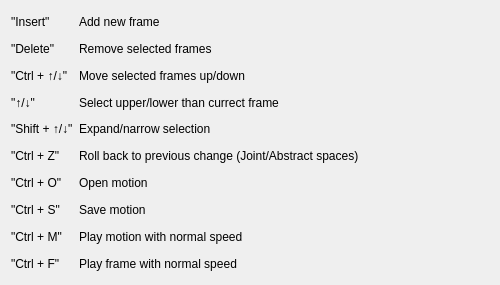
<?xml version="1.0" encoding="UTF-8"?>
<ui version="4.0">
 <class>Controls</class>
 <widget class="QWidget" name="Controls">
  <property name="geometry">
   <rect>
    <x>0</x>
    <y>0</y>
    <width>500</width>
    <height>285</height>
   </rect>
  </property>
  <property name="windowTitle">
   <string>Controls</string>
  </property>
  <layout class="QGridLayout" name="gridLayout_2">
   <item row="0" column="0">
    <layout class="QGridLayout" name="mainLayout">
     <item row="7" column="0">
      <widget class="QLabel" name="label_14">
       <property name="text">
        <string>&quot;Ctrl + S&quot;</string>
       </property>
      </widget>
     </item>
     <item row="1" column="0">
      <widget class="QLabel" name="label_3">
       <property name="sizePolicy">
        <sizepolicy hsizetype="Minimum" vsizetype="Preferred">
         <horstretch>0</horstretch>
         <verstretch>0</verstretch>
        </sizepolicy>
       </property>
       <property name="text">
        <string>&quot;Delete&quot;</string>
       </property>
      </widget>
     </item>
     <item row="0" column="0">
      <widget class="QLabel" name="label">
       <property name="sizePolicy">
        <sizepolicy hsizetype="Minimum" vsizetype="Preferred">
         <horstretch>0</horstretch>
         <verstretch>0</verstretch>
        </sizepolicy>
       </property>
       <property name="text">
        <string>&quot;Insert&quot; </string>
       </property>
      </widget>
     </item>
     <item row="2" column="0">
      <widget class="QLabel" name="label_5">
       <property name="sizePolicy">
        <sizepolicy hsizetype="Minimum" vsizetype="Preferred">
         <horstretch>0</horstretch>
         <verstretch>0</verstretch>
        </sizepolicy>
       </property>
       <property name="text">
        <string>&quot;Ctrl + ↑/↓&quot;</string>
       </property>
      </widget>
     </item>
     <item row="6" column="0">
      <widget class="QLabel" name="label_13">
       <property name="text">
        <string>&quot;Ctrl + O&quot;</string>
       </property>
      </widget>
     </item>
     <item row="0" column="1">
      <widget class="QLabel" name="label_2">
       <property name="text">
        <string>Add new frame</string>
       </property>
      </widget>
     </item>
     <item row="1" column="1">
      <widget class="QLabel" name="label_4">
       <property name="text">
        <string>Remove selected frames</string>
       </property>
      </widget>
     </item>
     <item row="8" column="0">
      <widget class="QLabel" name="label_15">
       <property name="text">
        <string>&quot;Ctrl + M&quot;</string>
       </property>
      </widget>
     </item>
     <item row="4" column="0">
      <widget class="QLabel" name="label_7">
       <property name="sizePolicy">
        <sizepolicy hsizetype="Minimum" vsizetype="Preferred">
         <horstretch>0</horstretch>
         <verstretch>0</verstretch>
        </sizepolicy>
       </property>
       <property name="text">
        <string>&quot;Shift + ↑/↓&quot;</string>
       </property>
      </widget>
     </item>
     <item row="3" column="1">
      <widget class="QLabel" name="label_11">
       <property name="text">
        <string>Select upper/lower than currect frame </string>
       </property>
      </widget>
     </item>
     <item row="5" column="1">
      <widget class="QLabel" name="label_10">
       <property name="sizePolicy">
        <sizepolicy hsizetype="Expanding" vsizetype="Preferred">
         <horstretch>0</horstretch>
         <verstretch>0</verstretch>
        </sizepolicy>
       </property>
       <property name="text">
        <string>Roll back to previous change (Joint/Abstract spaces)</string>
       </property>
      </widget>
     </item>
     <item row="4" column="1">
      <widget class="QLabel" name="label_8">
       <property name="text">
        <string>Expand/narrow selection</string>
       </property>
      </widget>
     </item>
     <item row="2" column="1">
      <widget class="QLabel" name="label_6">
       <property name="text">
        <string>Move selected frames up/down</string>
       </property>
      </widget>
     </item>
     <item row="5" column="0">
      <widget class="QLabel" name="label_9">
       <property name="sizePolicy">
        <sizepolicy hsizetype="Minimum" vsizetype="Preferred">
         <horstretch>0</horstretch>
         <verstretch>0</verstretch>
        </sizepolicy>
       </property>
       <property name="text">
        <string>&quot;Ctrl + Z&quot;</string>
       </property>
      </widget>
     </item>
     <item row="3" column="0">
      <widget class="QLabel" name="label_12">
       <property name="sizePolicy">
        <sizepolicy hsizetype="Minimum" vsizetype="Preferred">
         <horstretch>0</horstretch>
         <verstretch>0</verstretch>
        </sizepolicy>
       </property>
       <property name="text">
        <string>&quot;↑/↓&quot;</string>
       </property>
      </widget>
     </item>
     <item row="9" column="0">
      <widget class="QLabel" name="label_16">
       <property name="text">
        <string>&quot;Ctrl + F&quot;</string>
       </property>
      </widget>
     </item>
     <item row="6" column="1">
      <widget class="QLabel" name="label_17">
       <property name="text">
        <string>Open motion</string>
       </property>
      </widget>
     </item>
     <item row="7" column="1">
      <widget class="QLabel" name="label_18">
       <property name="text">
        <string>Save motion</string>
       </property>
      </widget>
     </item>
     <item row="8" column="1">
      <widget class="QLabel" name="label_19">
       <property name="text">
        <string>Play motion with normal speed</string>
       </property>
      </widget>
     </item>
     <item row="9" column="1">
      <widget class="QLabel" name="label_20">
       <property name="text">
        <string>Play frame with normal speed</string>
       </property>
      </widget>
     </item>
    </layout>
   </item>
  </layout>
 </widget>
 <resources/>
 <connections/>
</ui>
